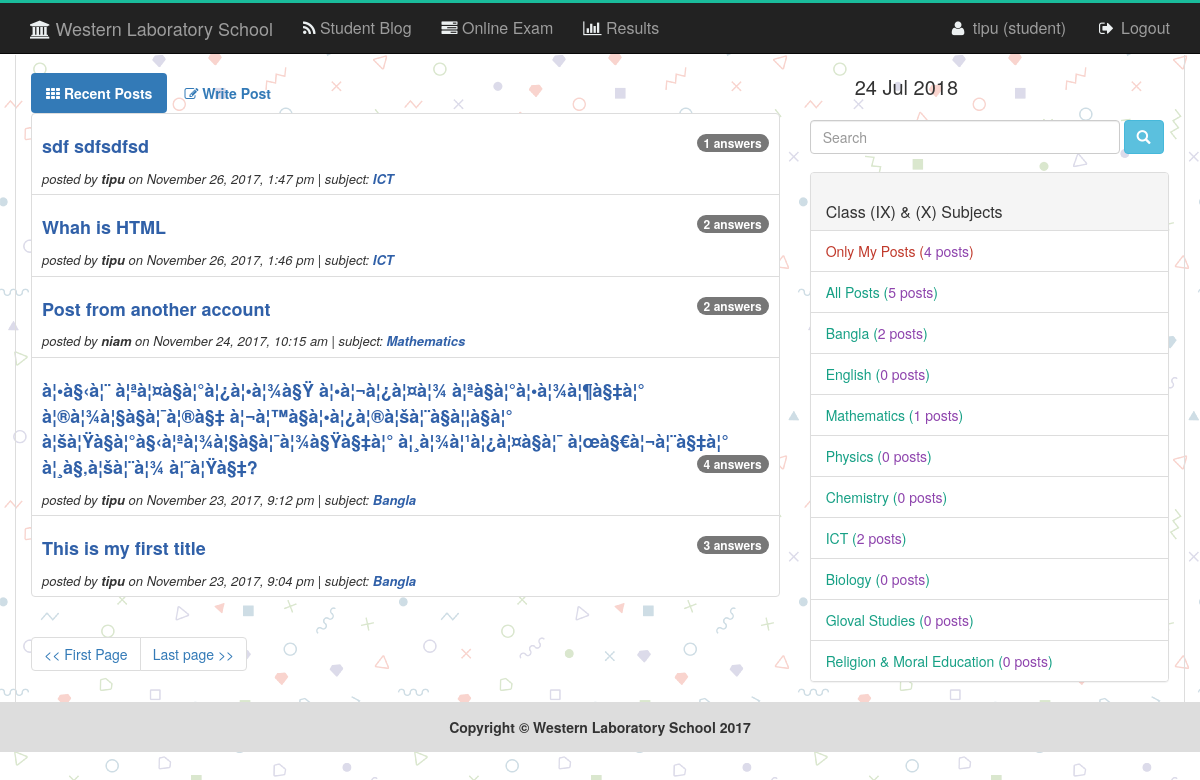
Before: /index.php (signed in) with the older database file.
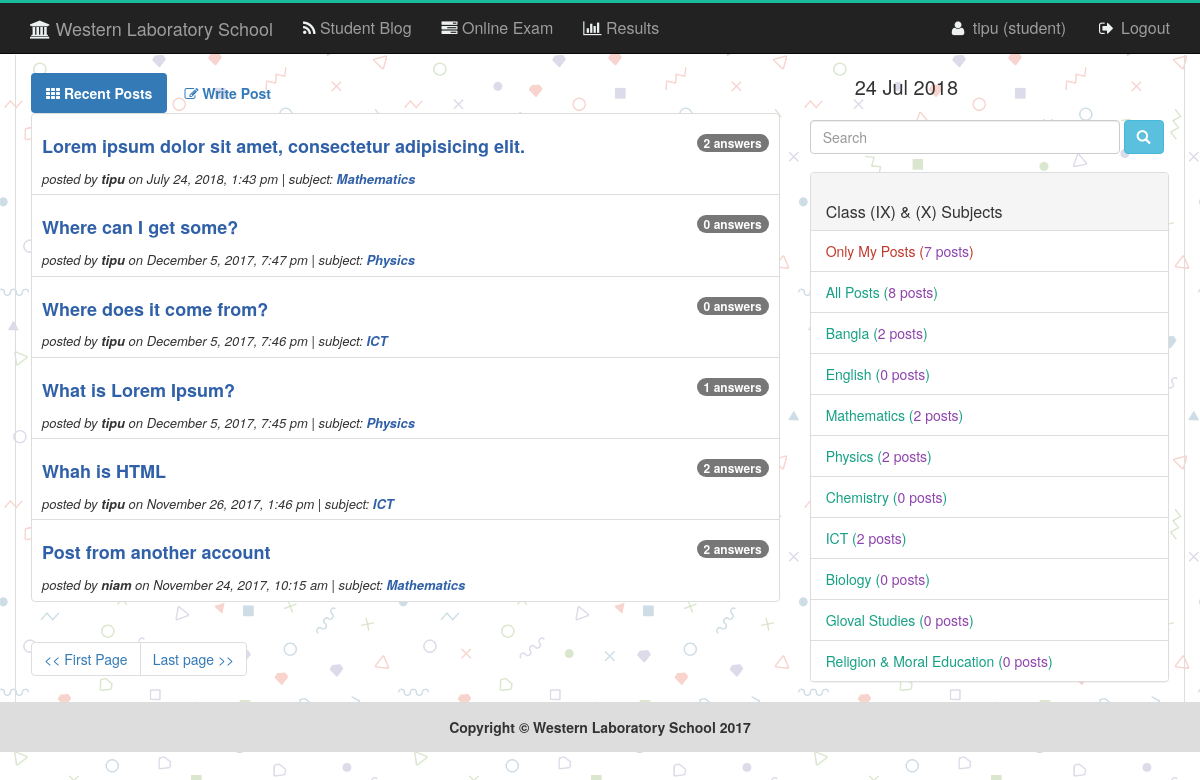
After: the same page with the newer database file.
### tables this page shows
CREATE TABLE `tbl_post` (
  `id` int(11) NOT NULL,
  `title` varchar(255) NOT NULL,
  `description` text NOT NULL,
  `user_id` int(4) NOT NULL,
  `sub_id` int(4) NOT NULL,
  `pdate` timestamp NOT NULL DEFAULT CURRENT_TIMESTAMP,
  `image` varchar(255) NOT NULL
);

CREATE TABLE `tbl_student` (
  `id` int(11) NOT NULL,
  `name` varchar(50) NOT NULL,
  `username` varchar(50) NOT NULL,
  `password` varchar(32) NOT NULL,
  `class` int(11) NOT NULL,
  `phone` varchar(30) NOT NULL
);

CREATE TABLE `tbl_subject` (
  `id` int(11) NOT NULL,
  `name` varchar(30) NOT NULL
);

### classes/PostComment.php (called while the page is built, shortened)
<?php
$filepath = realpath(dirname(__FILE__));
include_once ($filepath."/../libs/Database.php");
include_once ($filepath."/../libs/Session.php");
include_once ($filepath."/../helpers/Format.php");
Class PostComment{
	private $db;
	public function __construct(){
		$this->db = new Database();
	}
	public function getSubject(){
		$sql = "SELECT * FROM tbl_subject ORDER BY id ASC";
		$result = $this->db->select($sql);
		return $result;
	}
	public function getAllPost($start_from, $per_page){
		$sql = "SELECT tbl_post.*, tbl_student.username,tbl_subject.name
				FROM tbl_post
				INNER JOIN tbl_student
				ON tbl_post.user_id = tbl_student.id
				INNER JOIN tbl_subject
				ON tbl_post.sub_id = tbl_subject.id
				ORDER BY tbl_post.id DESC limit $start_from, $per_page";
		$result = $this->db->select($sql);
		if ($result) {
			return $result;
		}else{
			$msg = "<span class='error'>No Posts found !.</span>";
			return $msg;
		}
	}
	public function getTotalPostRows(){
		$sql = "SELECT * FROM tbl_post ORDER BY id DESC";
		$result = $this->db->select($sql);
		return $result;
	}
	public function userTotalPost(){
		$userid = Session::get("userid");
		$sql = "SELECT * FROM tbl_post WHERE user_id='$userid'";
		$result = $this->db->select($sql);
		$count = $result->num_rows;
		return $count;
	}
	public function subjectWisePost($subid){
		$sql = "SELECT tbl_post.*, tbl_student.username,tbl_subject.name
				FROM tbl_post
				INNER JOIN tbl_student
				ON tbl_post.user_id = tbl_student.id
				INNER JOIN tbl_subject
				ON tbl_post.sub_id = tbl_subject.id
				WHERE tbl_post.sub_id='$subid'";
		$result = $this->db->select($sql);
		if ($result) {
			return $result;
		}else{
			return false;
		}
	}
	public function getSinglePostComment($postId){
		$sql = "SELECT * FROM tbl_comment WHERE postid='$postId' ORDER BY id DESC";
		$result = $this->db->select($sql);
		if ($result) {
			return $result;
		}else{
			return false;
		}
	}
}
?>

### libs/Database.php (called while the page is built, shortened)
<?php
$filepath = realpath(dirname(__FILE__));
Class Database{
	public $host   = DB_HOST;
	public $user   = DB_USER;
	public $pass   = DB_PASS;
	public $dbname = DB_NAME;
	public $link;
	private function connectDB(){
	$this->link = new mysqli($this->host, $this->user, $this->pass, $this->dbname);
 }
	public function select($query){
		$result = $this->link->query($query) or die($this->link->error.__LINE__);
		if($result->num_rows > 0){
			return $result;
		} else {
			return false;
		}
	}
}

### helpers/Format.php (called while the page is built, shortened)
<?php
class Format{
	public function formatDate($date){
		return date('F j, Y, g:i a', strtotime($date));
	}
}
?>

### libs/Session.php (called while the page is built, shortened)
<?php
class Session{
	 public static function get($key){
	 	if (isset($_SESSION[$key])) {
	 		return $_SESSION[$key];
	 	} else {
	 		return false;
	 	}
	 }
}
?>

### index.php (the view, shortened to what the changed rows need)
<?php
include_once "header.php";
?>
    <section class="qeustion_list clearfix">
      <div class="container obls_border obls_margin">
        <div class="row obls_padding">
          <div class="col-md-8">
           <?php
            $per_page = 6;
            if (isset($_GET['page'])) {
              $page= $_GET['page'];
            }else{
              $page = 1;
            }
            $start_from = ($page-1)*$per_page;
           ?>
           <div class="tab-content">
               <div class="tab-pane fade in active" id="section1">
                   <div class="qs_list">
                   <?php
                      if (isset($_GET['subid'])) {
                        $subid= $_GET['subid'];
                    ?>
                       <ul class="list-group">
                    <?php
                         $subrows = $pc->getSubjectById($subid);
                         $result = $subrows->fetch_assoc();
                         $subname = $result['name'];
                        $subpost = $pc->subjectWisePost($subid);
                        if ($subpost) {
                          $countSub = $subpost->num_rows;
                          echo "<h4 style='text-align:center;color:green'>$countSub Posts found on subject <strong>$subname</strong></h4>";
                          while ($row = $subpost->fetch_assoc()) {
                            $getcomment = $pc->getSinglePostComment($row['id']);
                          if($getcomment){
                            $countc = $getcomment->num_rows;
                          }else{
                            $countc = 0;
                          }
                    ?>
                              <li class="list-group-item">
                                <a href="singlepost.php?pid=<?php echo $row['id'];?>"><?php echo $row['title'];?></a>
                                <span class="badge"><?php echo $countc;?> answers</span><br><span class="postedby">posted by <?php echo $row['username'];?> on <?php echo $fm->formatdate($row['pdate']);?> | subject: <a href="#"><?php echo $row['name'];?></a></span>
                              </li>
                    <?php
                        $countc = 0;
                          }
                        }else{
                            echo "<span class='error' style='font-size:20px;text-align:center'>No post found !</span>";
                        }
                    ?>
                 </ul>
                <?php
                    }else{
                 ?>
                 <ul class="list-group">
                  <?php
                      $allpost = $pc->getAllPost($start_from, $per_page);
                      if ($allpost->num_rows) {
                        while ($row = $allpost->fetch_assoc()) {
                          $getcomment = $pc->getSinglePostComment($row['id']);
                          if($getcomment){
                            $countc = $getcomment->num_rows;
                          }else{
                            $countc = 0;
                          }
                  ?>
                            <li class="list-group-item">
                              <a style="font-size: 18px;" href="singlepost.php?pid=<?php echo $row['id'];?>"><?php echo $row['title'];?></a>
                              <span class="badge"><?php echo $countc; ?> answers</span><br><span class="postedby">posted by <strong><?php echo $row['username'];?></strong> on <?php echo $fm->formatdate($row['pdate']);?> | subject: <a href="#"><?php echo $row['name'];?></a></span>
                            </li>
                  <?php
                    $countc = 0;
                        }
                      }else{
                          echo $allpost;
                      }
                  ?>
               </ul>
            <?php } ?>
             </div>
         </div>
           </div>
          </div>
          <?php
          include_once "sidebar.php";
          ?>
        </div>
      </div>
    </section>
<?php
include_once "footer.php";
?>

### sidebar.php (shortened to what the changed rows need)
<div class="col-md-4">
    <div class="panel panel-default">
        <div class="list-group subject_link">
          <?php
              $subs = $pc->getSubject();
              if (isset($subs)) {
              $userposts = $pc->userTotalPost();
              $allpost = $pc->getTotalPostRows();
              $allpost = $allpost->num_rows;
          ?>
                <?php
                 if (Session::get("checkusertype")) {
                ?>
                <a style='color:#c0392b' href="index.php?usid=<?php echo Session::get("userid");?>" class="list-group-item">Only My Posts (<?php echo "<span style='color:#8e44ad'>".$userposts;?> posts</span>)</a>
                <?php } ?>
                <a href="index.php" class="list-group-item">All Posts (<?php echo "<span style='color:#8e44ad'>".$allpost;?> posts</span>)</a>
          <?php
                while ($row = $subs->fetch_assoc()) {
                  $indSubpost = $pc->subjectWisePost($row['id']);
                  if ($indSubpost) {
                    $countIndSubPost = $indSubpost->num_rows;
                  }else{
                    $countIndSubPost = 0;
                  }
          ?>
              <a href="index.php?subid=<?php echo $row['id'];?>" class="list-group-item"><?php echo $row['name'];?> (<?php echo "<span style='color:#8e44ad'>".$countIndSubPost;?> posts</span>)</a>
            <?php
                }
              }else{
                echo "No subject found";
              }
          ?>
       </div>
    </div>
</div>

Changed rows visible on the page:
removed tbl_post: title "sdf sdfsdfsd", countc "1", tbl_student.username "tipu", pdate "November 26, 2017, 1:47 pm", tbl_subject.name "ICT"
no longer on this page (row unchanged): tbl_post: title "à¦•à§‹à¦¨ à¦ªà¦¤à§à¦°à¦¿à¦•à¦¾à§Ÿ à¦•à¦¬à¦¿à¦¤à¦¾ à¦ªà§à¦°à¦•à¦¾à¦¶à§‡à¦° à¦®à¦¾à¦§à§à¦¯à¦®à§‡ à¦¬à¦™à§à¦•à¦¿à¦®à¦šà¦¨à§à¦¦à§à¦° à¦šà¦Ÿà§à¦°à§‹à¦ªà¦¾à¦§à§à¦¯à¦¾à§Ÿà§‡à¦° à¦¸à¦¾à¦¹à¦¿à¦¤à§à¦¯ à¦œà§€à¦¬à¦¨à§‡à¦° à¦¸à§‚à¦šà¦¨à¦¾ à¦˜à¦Ÿà§‡?", countc "4", tbl_student.username "tipu", pdate "November 23, 2017, 9:12 pm", tbl_subject.name "Bangla"
no longer on this page (row unchanged): tbl_post: title "This is my first title", countc "3", tbl_student.username "tipu", pdate "November 23, 2017, 9:04 pm", tbl_subject.name "Bangla"
added tbl_post: title "Lorem ipsum dolor sit amet, consectetur adipisicing elit.", countc "2", tbl_student.username "tipu", pdate "July 24, 2018, 1:43 pm", tbl_subject.name "Mathematics"
added tbl_post: title "Where can I get some?", countc "0", tbl_student.username "tipu", pdate "December 5, 2017, 7:47 pm", tbl_subject.name "Physics"
added tbl_post: title "Where does it come from?", countc "0", tbl_student.username "tipu", pdate "December 5, 2017, 7:46 pm", tbl_subject.name "ICT"
added tbl_post: title "What is Lorem Ipsum?", countc "1", tbl_student.username "tipu", pdate "December 5, 2017, 7:45 pm", tbl_subject.name "Physics"
computed for tbl_subject "Mathematics": countIndSubPost "1" → "2"
computed for tbl_subject "Physics": countIndSubPost "0" → "2"
Other visible differences:
$userposts: "4" → "7"
$allpost: "5" → "8"
